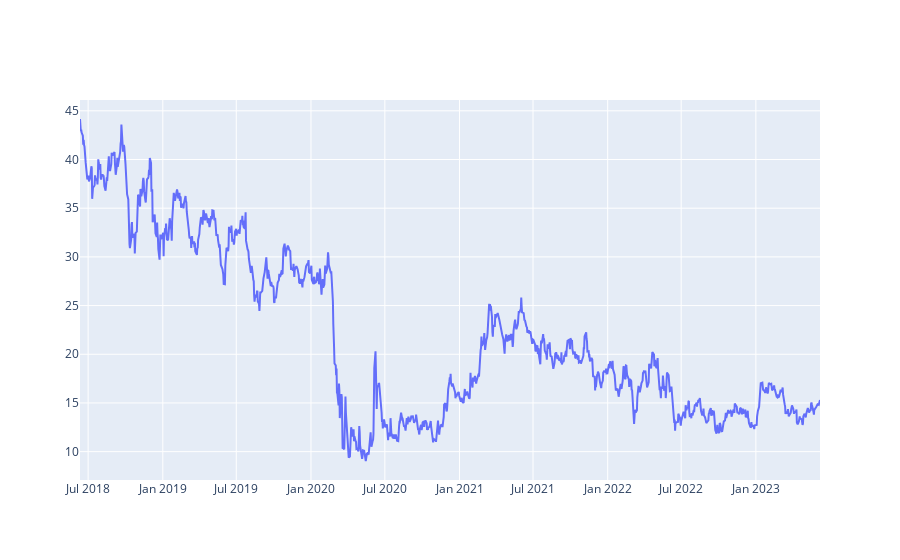

The notebook cell saved with this chart:
### Code cell
df_AAL_data = [{'x':df_AAL['Date'], 'y':df_AAL['Close']}]

fig = go.Figure(df_AAL_data)
fig.show()

### Figure 1 — Plotly figure (JSON) as saved in the notebook; plotly's stock layout.template omitted (floating-point values rounded to 4 significant figures; data arrays with more than 128 entries replaced by an {"elided": "..."} marker saying what was removed)
{"data": [{"type": "scatter", "x": {"elided": "1258 str values"}, "y": {"elided": "1258 float values"}}], "layout": {}}
